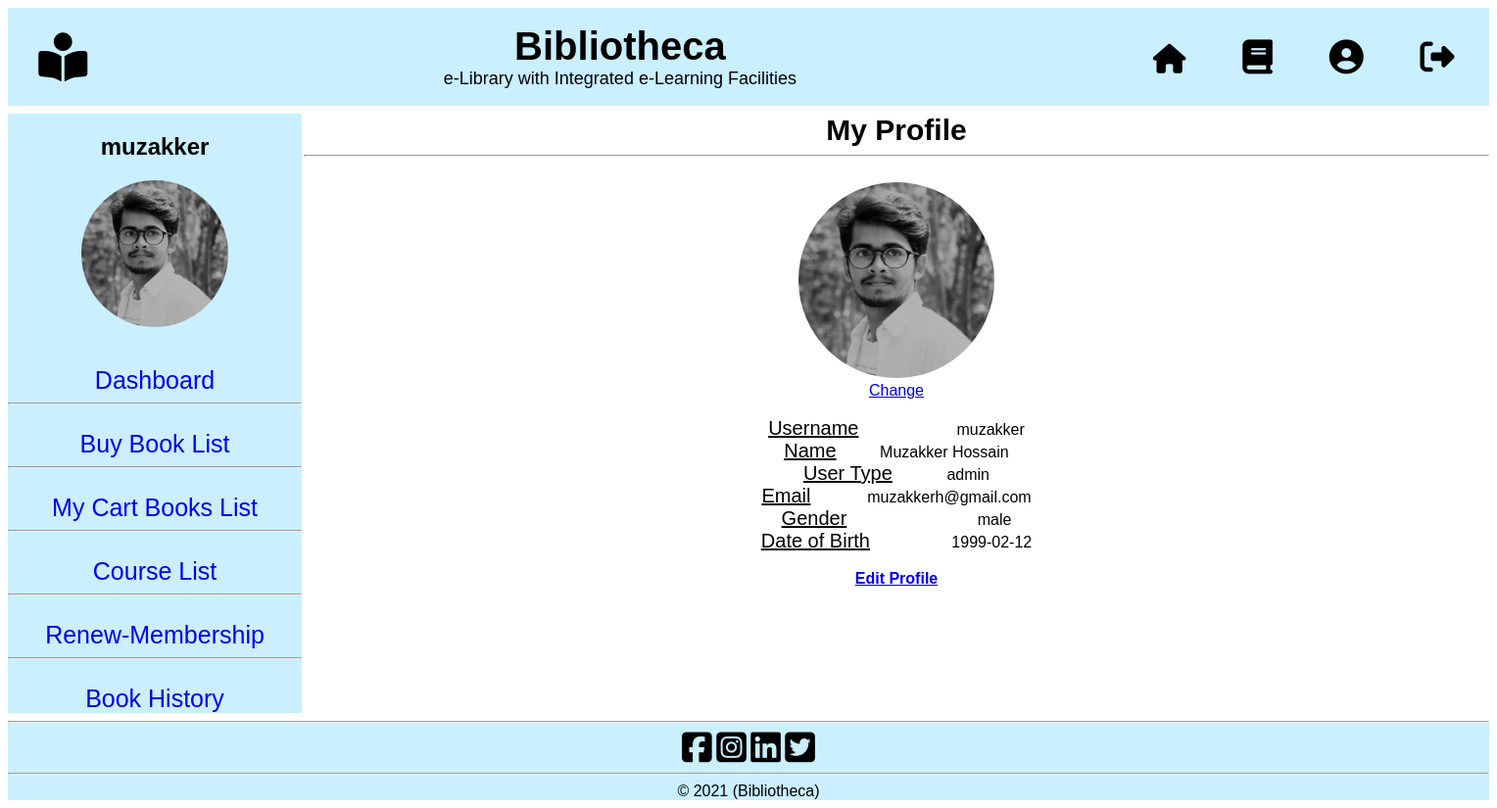
The app's page /Premium_User/view/view_profile.php (signed in) with its own data.
### tables this page shows
CREATE TABLE `user` (
  `id` int(5) NOT NULL,
  `username` varchar(15) NOT NULL,
  `password` varchar(20) NOT NULL,
  `fullname` varchar(30) NOT NULL,
  `gender` varchar(8) NOT NULL,
  `email` varchar(30) NOT NULL,
  `dob` date NOT NULL,
  `type` varchar(12) NOT NULL,
  `filename` varchar(100) NOT NULL
);

### model/userModel.php (called while the page is built, shortened)
<?php
    function getUserByName($username){
		$conn = getConnection();
		$sql = "select * from user where username='{$username}'";
		$result = mysqli_query($conn, $sql);
		$row = mysqli_fetch_assoc($result);
		return $row;
	}
?>

### Premium_User/view/view_profile.php (the view, shortened to what this page needs)
<?php
	if(isset($_COOKIE['status'])){
?>
<?php
	include('header.php');
    require_once('../../model/userModel.php');
?>
<?php include('premiumNav.php')?>
<div style="display: grid; grid-template-columns: 1fr 1fr; padding-top: 0.5em;">
    <?php include('premiumSidePanel.php')?>
    <div id="main_content" style="background-color: white; width: 1210px; font-family: arial; align-items: center; text-align: center;">
        <span style="font-size: 30px;">
            <b> My Profile </b>
        </span>
        <hr><br>
        <img src="../../Admin/assets/images/<?php echo $row['filename'];?>" alt="jobair" height="200px" width="200px" style="border-radius: 50%">
        <br>
        <a href="#">Change</a>
        <br><br>
        <span style="font-size: 20px;"><u>Username</u> &nbsp; &nbsp; &nbsp; &nbsp; &nbsp; &nbsp; &nbsp; &nbsp; &nbsp;</span><?php echo $row['username'];?>
        <br>
        <span style="font-size: 20px;"><u>Name</u> &nbsp; &nbsp; &nbsp; &nbsp;</span><?php echo $row['fullname'];?>
        <br>
        <span style="font-size: 20px;"><u>User Type</u> &nbsp; &nbsp; &nbsp; &nbsp; &nbsp;</span><?php echo $row['type'];?>
        <br>
        <span style="font-size: 20px;"><u>Email</u></span>&nbsp; &nbsp; &nbsp; &nbsp; &nbsp; &nbsp; &nbsp;<?php echo $row['email'];?>
        <br>
        <span style="font-size: 20px;"><u>Gender</u> &nbsp; &nbsp; &nbsp; &nbsp; &nbsp; &nbsp; &nbsp; &nbsp; &nbsp; &nbsp; &nbsp; &nbsp;</span><?php echo $row['gender'];?>
        <br>
        <span style="font-size: 20px;"><u>Date of Birth</u>&nbsp; &nbsp; &nbsp; &nbsp; &nbsp; &nbsp; &nbsp; &nbsp;</span><?php echo $row['dob'];?>
<br><br>
        <a href="edit_profile.php" ><b>Edit Profile</b></a>
    </div>
</div>
<?php
	}else{
        header('location: signin.php');
    }
?>

### Premium_User/view/premiumSidePanel.php
<?php
    require_once('../../model/userModel.php');
    $username = $_COOKIE['username'];
    $row = getUserByName($username);
?>
    <div id="side_panel" style="width: 300px; background-color:#caefff; font-family:Arial;" align="center">
        <h2><?php echo $_COOKIE['username']?></h2>
        <a href="accSetting.php">
            <img src="../../Admin/assets/images/<?php echo $row['filename'];?>" height="150px;" width="150px" alt="Profile Photo" style="border-radius:50%">
        </a>
        <br> <br> <br>
        <a href="premiumDashboard.php" style="text-decoration: none;">
            <span style="font-size:25px;">Dashboard</span>
        </a>
        <hr><br>
        <a href="buyBooksList.php" style="text-decoration: none;">
            <span style="font-size:25px">Buy Book List</span>
        </a>
         <hr><br>
        <a href="myCartBooks.php" style="text-decoration: none;">
            <span style="font-size:25px">My Cart Books List</span>
        </a>
        <hr><br>
        <a href="course.php" style="text-decoration: none;">
            <span style="font-size:25px">Course List</span>
        </a>
        <hr><br>
        <a href="Rms1.php" style="text-decoration: none;">
            <span style="font-size:25px">Renew-Membership</span>
        </a>
        <hr><br>
        <a href="inventory.php" style="text-decoration: none;">
            <span style="font-size:25px">Book History</span>
        </a>
    </div>

### records on screen
user: filename (picture), username "muzakker", fullname "Muzakker Hossain", type "admin", email "muzakkerh@gmail.com", gender "male", dob "1999-02-12"

### other values on screen
$_COOKIE['username'] "muzakker"
